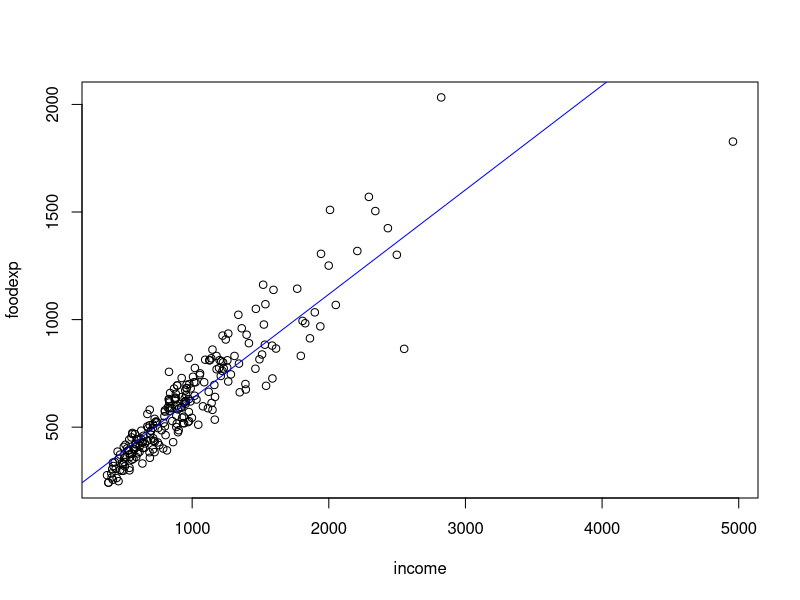
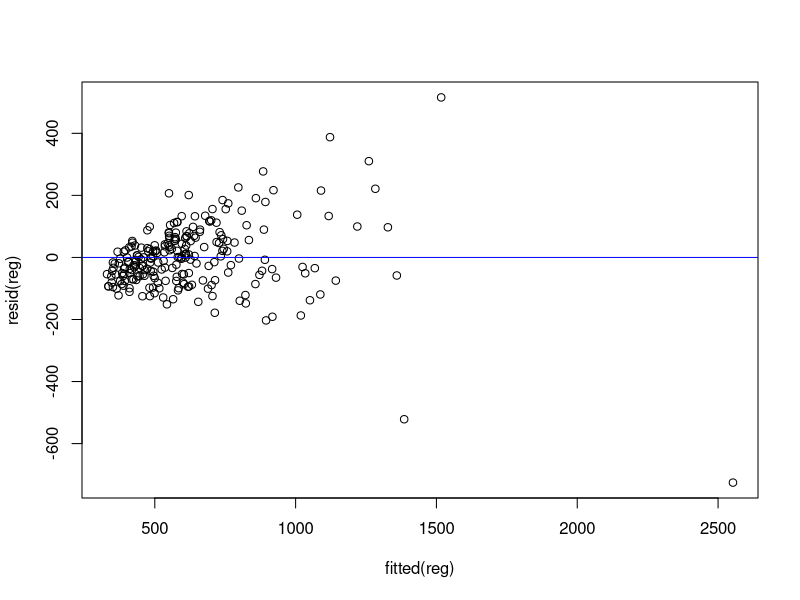
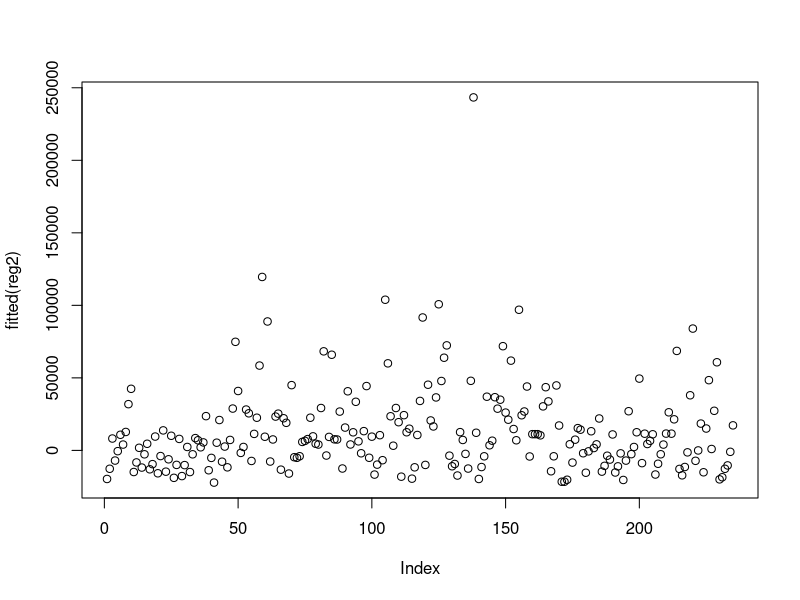
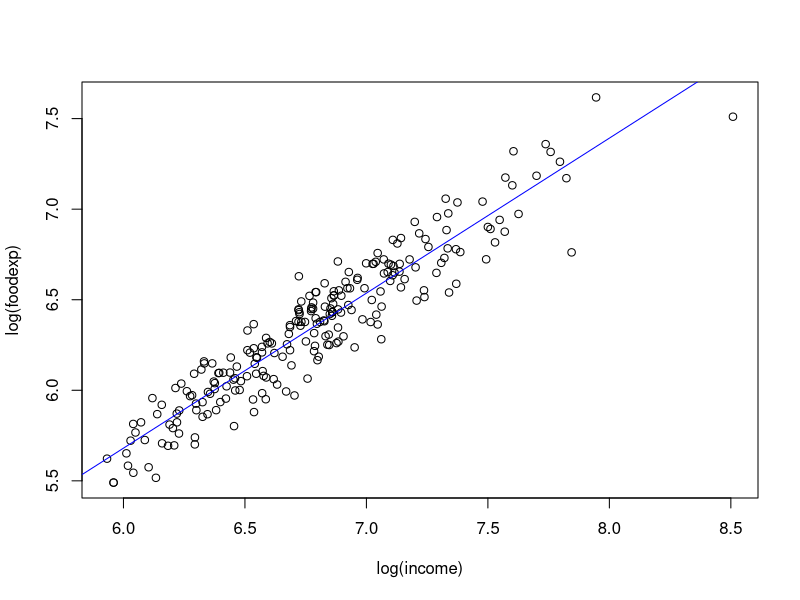
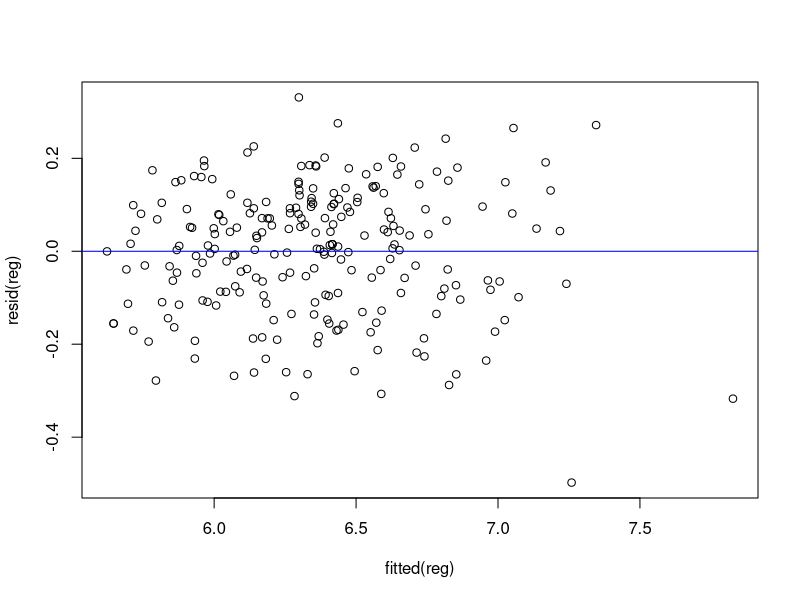
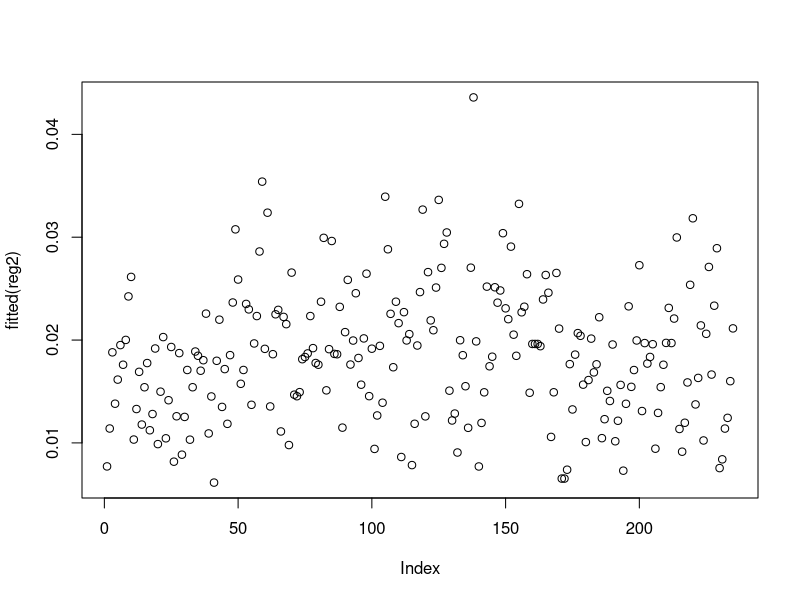
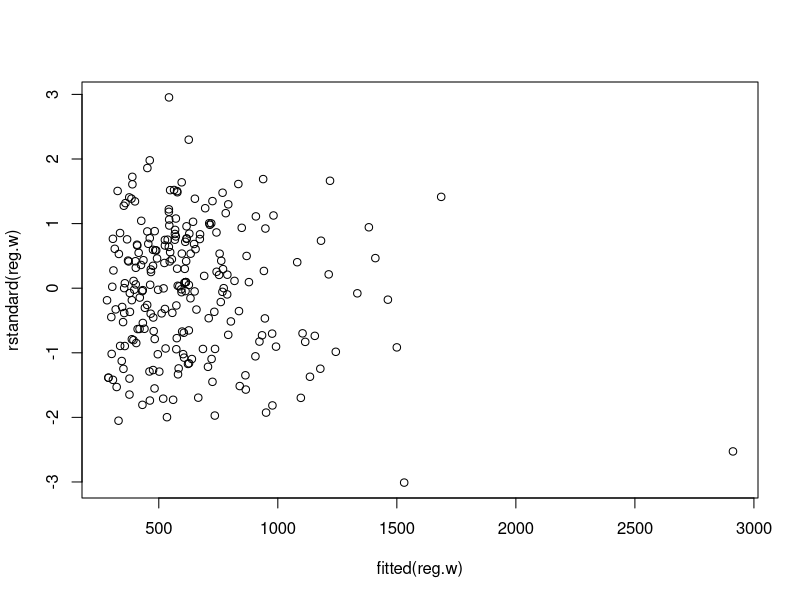
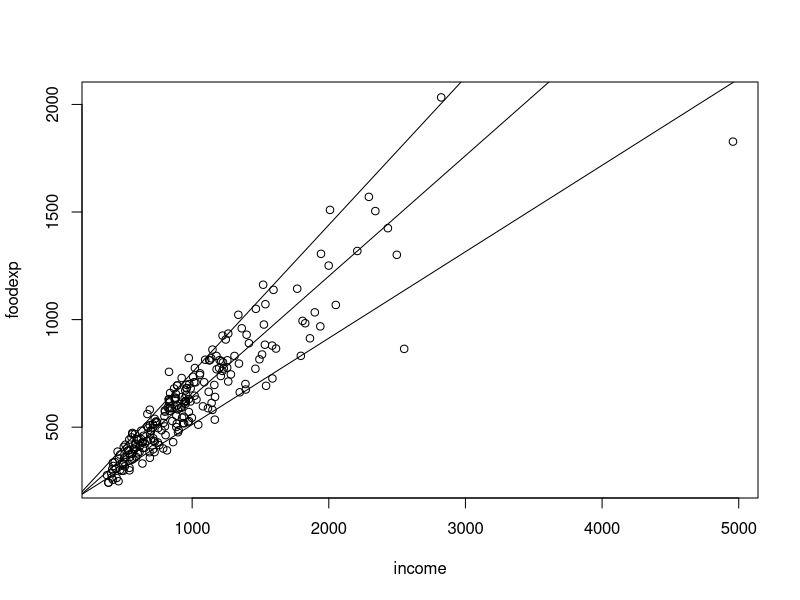

The R source for these figures, in order:
library(quantreg)
library(sandwich)
library(lmtest)

data(engel)
df <- data.frame(engel)

reg <- lm(foodexp ~ income, data=df)
coefci(reg, vcov=vcovHC) # 0.35-0.61 для коэффициента наклона 95% дов. интервал.
plot(foodexp ~ income, data=df)
abline(reg, col="blue") # на графике видим увеличение разброса данных по мере увеличения переменной income. То есть гомоскедостичность визуально нарушается.

plot(resid(reg) ~ fitted(reg))
abline(h=0, col="blue") # квадраты остатков увеличиваются по мере увеличения расчетного значения income. Визуально есть гетероскедостичность.

# Вспомогательная регрессия
reg2 <- lm(resid(reg)^2 ~ fitted(reg)) # квадраты остатков от расч. значения
# Бройша-Пейгана
summary(reg2) # F статистика сильно значима (p-value 2.2*10^-16), отклоняем нулевую гипотезу, гамма 1 не равна 0. Есть гетероскедостичность.
bptest(reg2) # p-value 2.2*10^-16, отклоняем нулевую гипотезу.
plot(fitted(reg2)) # видны визуальные отклонения в оценке дисперсии по мере изменений расчетного значения.

# Логарифмическая регрессия
reg <- lm(log(foodexp) ~ log(income), data=df)
plot(log(foodexp) ~ log(income), data=df)
abline(reg, col="blue") # на графике не видим увеличения разброса данных по мере увеличения переменной income. С логарифмом значительно сгладили отклонения.

plot(resid(reg) ~ fitted(reg))
abline(h=0, col="blue") # квадраты остатков не увеличиваются визуально по мере увеличения расчетного значения income. Визуально нет гетероскедостичность.

# Вспомогательная регрессия
reg2 <- lm(resid(reg)^2 ~ fitted(reg)) # квадраты остатков от расч. значения
# Бройша-Пейгана
summary(reg2) # F статистика p-value 0.00015. Нулевую гипотезу все равно отклоняем, но F статистика значительно меньше, 14 против 200.
plot(fitted(reg2)) 
bptest(reg2) # через хи квадрат.p-value 0.00355. Нулевую гипотезу отклоняем.

# взвешенная дисперсия
wt <- 1/df$income ^ 2
reg.w <- lm(foodexp ~ income, weights = wt, data=df) # исправляем гетероскедостичность. 
coefci(reg.w, vcov=vcovHC) # 0.54-0.50 - значительно улучшили точность довер. интервала.
plot(rstandard(reg.w) ~ fitted(reg.w)) # нормированные остатки от расчетных значений

reg2.w <- lm(rstandard(reg.w)^2 ~ fitted(reg.w))
bptest(reg2.w) # p-value 0.013 - для уровня значимости 0.01 нулевую гипотезу не отклоняем.
summary(reg2.w)

# Медианная регрессия (и квантильные)
qreg <- rq(foodexp ~ income, data=df) # квантильная регрессия
qreg90 <- rq(foodexp ~ income, data=df, tau=0.9)
qreg10 <- rq(foodexp ~ income, data=df, tau=0.1)
plot(foodexp ~ income, data=df)
abline(qreg)
abline(qreg90)
abline(qreg10)
